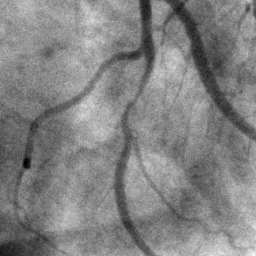
#> input picture hw3/src/ang2.png, 256 x 256 px
$ jupyter execute main.ipynb   (shell and % lines are left out)
#> lines starting #> are read from the running program, lines starting #| are printed output that depends on the picture; after the words box and inside, x2 and y2 are one past the last pixel; in counts of white or black regions, pixels touching at a corner belong together; long printed decimals are rounded
[cell 1]
import numpy as np
import scipy
from skimage import morphology, feature
import cv2 as cv
from math import ceil
import matplotlib
import matplotlib.pyplot as plt

[cell 2]
img = cv.imread('ang2.png', cv.IMREAD_GRAYSCALE)
#> img is the input picture: shape (256, 256); min 0, max 255, mean 130.2

# convert image to float
img = np.float32(img) / 255.0

plt.imshow(img, cmap='gray')
plt.show()

[cell 3]
# from https://stackoverflow.com/a/46892763
def gkern(sigma=5, kernlen=None):
    """Returns a 2D Gaussian kernel array."""
    kernlen = kernlen or (2*ceil(4*sigma)+1) # pdf = 0.95
    gkern1d = scipy.signal.windows.gaussian(kernlen, std=sigma).reshape(kernlen, 1)
    gkern2d = np.outer(gkern1d, gkern1d)
    return gkern2d

[cell 4]
# From lecture notes
def psf2otf(psf, shape):
  M, N = shape
  # get size of psf
  sz = np.shape(psf)
  # calculate needed paddings
  n = N - sz[1]
  m = M - sz[0]
  n1 = int(np.floor(n / 2) + np.mod(n, 2))
  n2 = int(np.floor(n / 2))
  m1 = int(np.floor(m / 2) + np.mod(m, 2))
  m2 = int(np.floor(m / 2))
  # pad array with zeros
  psf = np.pad(psf, ((m1, m2), (n1, n2)))
  # shift origin
  psf = np.fft.ifftshift(psf)
  # apply DFT
  otf = np.fft.fft2(psf)
  return otf

[cell 5]
# Based on from https://docs.opencv.org/4.x/de/dbc/tutorial_py_fourier_transform.html
def fft2(img):
  dft = np.fft.fft2(img)
  dft_shift = np.fft.fftshift(dft)
  magnitude_spectrum = 20*np.log(np.abs(dft_shift))

  return dft_shift, magnitude_spectrum

def ifft2(dft_shift):
    dft = np.fft.ifftshift(dft_shift)
    idft = np.fft.ifft2(dft)
    img_back = np.abs(idft)

    return img_back

## Question 1

[cell 6]
def plot_psf_3d(psf, title = None):
#> called with title = 'Gaussian kernel'
    kernlen = psf.shape[0]

    x = np.linspace(-kernlen/2, kernlen/2, kernlen)
    y = np.linspace(-kernlen/2, kernlen/2, kernlen)

    X, Y = np.meshgrid(x, y)

    fig, ax = plt.subplots(subplot_kw={"projection": "3d"})
    surf = ax.plot_surface(X, Y, psf, cmap=matplotlib.cm.coolwarm,
                        linewidth=0, antialiased=False)

    fig.colorbar(surf, shrink=0.5, aspect=5)

    if title is not None:
        ax.set_title(title)

    plt.show()

[cell 7]
psf = gkern(5)
plot_psf_3d(psf, 'Gaussian kernel')

[cell 8]
sigma = [1, 5, 10, 20]

fig, axs = plt.subplots(2, 2, figsize=(13, 13))
for i, s in enumerate(sigma):
    psf = gkern(s)
    img_blur = cv.filter2D(img, -1, psf)

    ax = axs[i//2, i%2]
    ax.imshow(img_blur, cmap='gray')
    ax.set_title(f'sigma = {s}')
    ax.axis('off')

[cell 9]
dx = np.array([[1, 0, -1]])
dy = dx.T

[cell 10]
psf = gkern(8)
otf = psf2otf(dy, img.shape)

print(f"max real: {np.max(otf.real)}")
#| max real: 0.0
print(f"max imag: {np.max(otf.imag)}")
#| max imag: 2.0

mtf = np.abs(otf)

plot_psf_3d(otf.imag, 'Imaginary part of Hy')
#> call 2 of plot_psf_3d, with title = 'Imaginary part of Hy'
#> in plot_psf_3d (call 2), `surf = ax.plot_surface(X, Y, psf, cmap=matplotlib.cm.coolwarm, linewid..`:
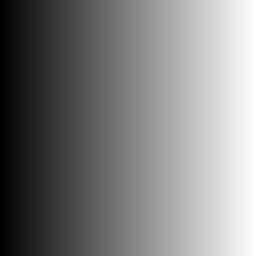
#> X: shape (256, 256) float64; min -128, max 128, mean 0; drawn with min black and max white
plot_psf_3d(otf.real, 'Real part of Hy')

plt.show()

[cell 11]
psf = gkern(7)
otf = psf2otf(dy, img.shape)

img_dft, img_dft_mag = fft2(img)
dft = img_dft.copy() * otf
img_back = ifft2(dft)

plt.imshow(img_back, cmap='gray')
plt.title('Apply Hy in frequency domain')

# Question 3

[cell 12]
psf = gkern(3)
psf_dx = cv.filter2D(psf, -1, dx)
psf_dy = cv.filter2D(psf, -1, dy)

psf_dxx = cv.filter2D(psf_dx, -1, dx)
psf_dyy = cv.filter2D(psf_dy, -1, dy)
psf_dxy = cv.filter2D(psf_dx, -1, dy)

plot_psf_3d(psf_dx, 'hx gaussian kernel')
plot_psf_3d(psf_dy, 'hy gaussian kernel')
plot_psf_3d(psf_dxx, 'hxx gaussian kernel')
plot_psf_3d(psf_dyy, 'hyy gaussian kernel')
plot_psf_3d(psf_dxy, 'hxy gaussian kernel')

[cell 13]
img_dx = cv.filter2D(img, -1, psf_dx)
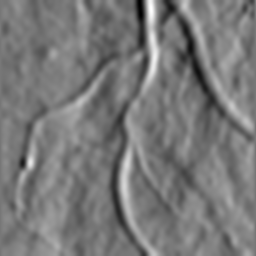
#> img_dx: shape (256, 256) float32; min -5.27, max 5.96, mean 0.0649; drawn with min black and max white
img_dy = cv.filter2D(img, -1, psf_dy)
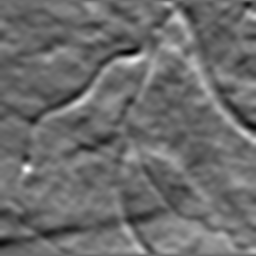
#> img_dy: shape (256, 256) float32; min -3.39, max 4.55, mean 0.0136; drawn with min black and max white
img_dxx = cv.filter2D(img, -1, psf_dxx)
img_dyy = cv.filter2D(img, -1, psf_dyy)
img_dxy = cv.filter2D(img, -1, psf_dxy)
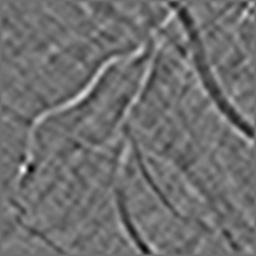
#> img_dxy: shape (256, 256) float32; min -1.33, max 1.69, mean 0.00311; drawn with min black and max white

def plot_img(img, title):
#> called with title = 'fx'
    plt.imshow(img)
    plt.colorbar()
    plt.title(title)
    plt.show()

plot_img(img_dx, 'fx')
plot_img(img_dy, 'fy')
plot_img(img_dxx, 'fxx')
plot_img(img_dyy, 'fyy')
plot_img(img_dxy, 'fxy')

## Question 4

[cell 14]
# Gradient magnitude
img_grad = np.sqrt(img_dx**2 + img_dy**2)
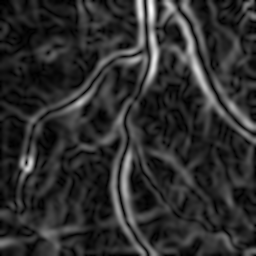
#> img_grad: shape (256, 256) float32; min 1.25e-16, max 5.96, mean 1.07; drawn with min black and max white

plt.imshow(img_grad)

plt.title('Gradient magnitude')
plt.colorbar()
plt.show()

[cell 15]
# Laplacian
img_lap = img_dxx + img_dyy
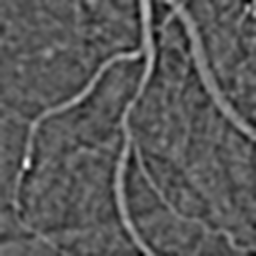
#> img_lap: shape (256, 256) float32; min -2.93, max 5.23, mean -0.0549; drawn with min black and max white

plt.imshow(img_lap)
plt.colorbar()
plt.title('Laplacian')

# Question 5

[cell 16]
img_lap_thresholded = img_lap > 0
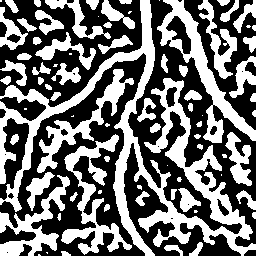
#> img_lap_thresholded: shape (256, 256) bool; 44% white; 79 white regions (20 under 20 px), largest, box (x1, y1, x2, y2) and area: (0, 0, 256, 256) 10948, (157, 0, 256, 143) 2764, (61, 134, 132, 255) 2368

plt.imshow(img_lap_thresholded, cmap='gray')
plt.title('Thresholded Laplacian')

[cell 17]
struct = morphology.diamond(1)
eroded = morphology.binary_erosion(img_lap_thresholded, struct)
#> eroded: shape (256, 256) bool; 32% white; 97 white regions (32 under 20 px), largest, box (x1, y1, x2, y2) and area: (0, 0, 256, 256) 8119, (158, 0, 256, 140) 1834, (0, 176, 69, 256) 1342
img_lab_zero_crossings = img_lap_thresholded ^ eroded
#> img_lab_zero_crossings: shape (256, 256) bool; 12% white in thin lines or dots

plt.imshow(img_lab_zero_crossings, cmap='gray')
plt.title('Zero crossings')

[cell 18]
# Marr-Hildreth

img_grad_zero_crossings = img_grad * img_lab_zero_crossings

plt.imshow(img_grad_zero_crossings)
plt.colorbar()
plt.title('Marr-Hildreth')
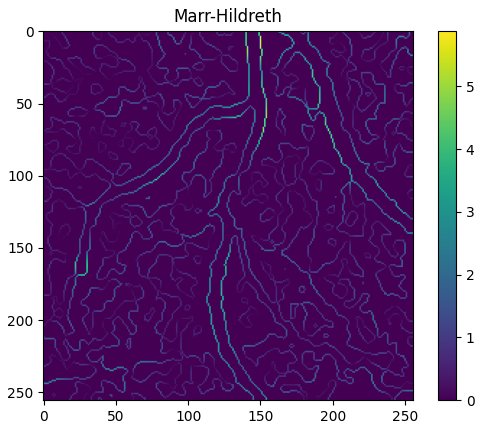
#> figure drawn by matplotlib, 2 panels

[cell 19]
img_max = img_grad.max()
#> img_max = 5.96
threshold_basic = img_max*0.2
#> threshold_basic = 1.19

print(threshold_basic)
#| 1.192
img_marr_hildreth_basic = img_grad_zero_crossings > threshold_basic
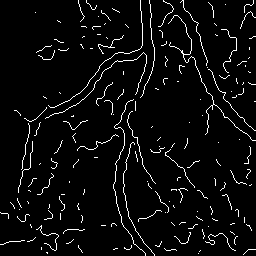
#> img_marr_hildreth_basic: shape (256, 256) bool; 4.4% white in thin lines or dots

plt.imshow(img_marr_hildreth_basic, cmap='gray')
plt.title('Marr-Hildreth basic')
plt.show()

[cell 20]
low_threshold = img_max*0.1
#> low_threshold = 0.596
high_threshold = img_max*0.5
#> high_threshold = 2.98
print(low_threshold, high_threshold)
#| 0.596 2.980

img_marr_hildreth_marker = img_grad_zero_crossings > high_threshold
#> img_marr_hildreth_marker: shape (256, 256) bool; 0.76% white in thin lines or dots
img_marr_hildreth_mask = img_grad_zero_crossings > low_threshold
#> img_marr_hildreth_mask: shape (256, 256) bool; 8.8% white in thin lines or dots

img_marr_hildreth_thresholded = morphology.reconstruction(img_marr_hildreth_marker, img_marr_hildreth_mask)
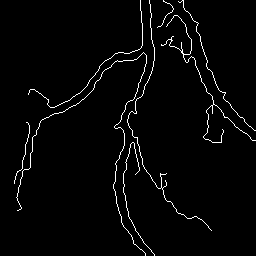
#> img_marr_hildreth_thresholded: shape (256, 256) float64; values 0 (black) and 1 (white), 2.4% white in thin lines or dots

plt.imshow(img_marr_hildreth_thresholded, cmap='gray')
plt.title('Marr-Hildreth')
plt.show()

# Question 7

[cell 21]
img_canny = feature.canny(img, sigma=3, low_threshold=low_threshold, high_threshold=high_threshold)
#> img_canny: shape (256, 256) bool; every value is 0

plt.imshow(img_canny, cmap='gray')
plt.title('Canny')
plt.show()
